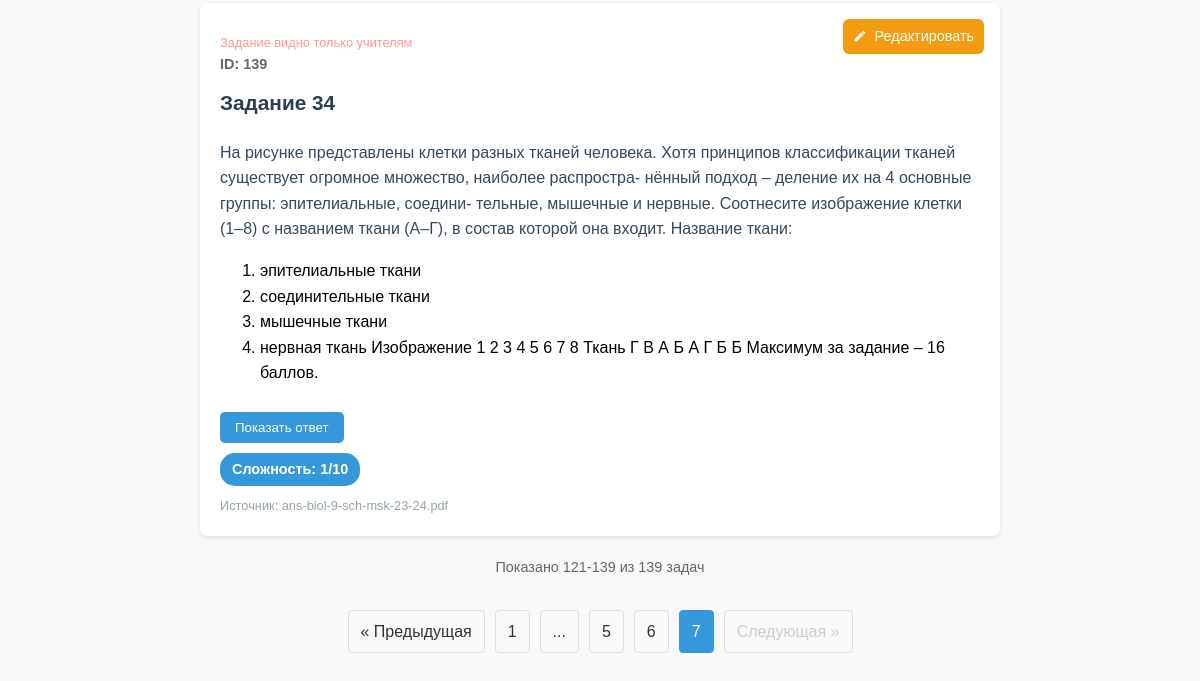
Before: /search?page=7&title=&description=&tag=&source=&min_difficulty=&max_difficulty=&task_id=&min_task_id=&max_task_id= (signed in, lower part) with the older database file.
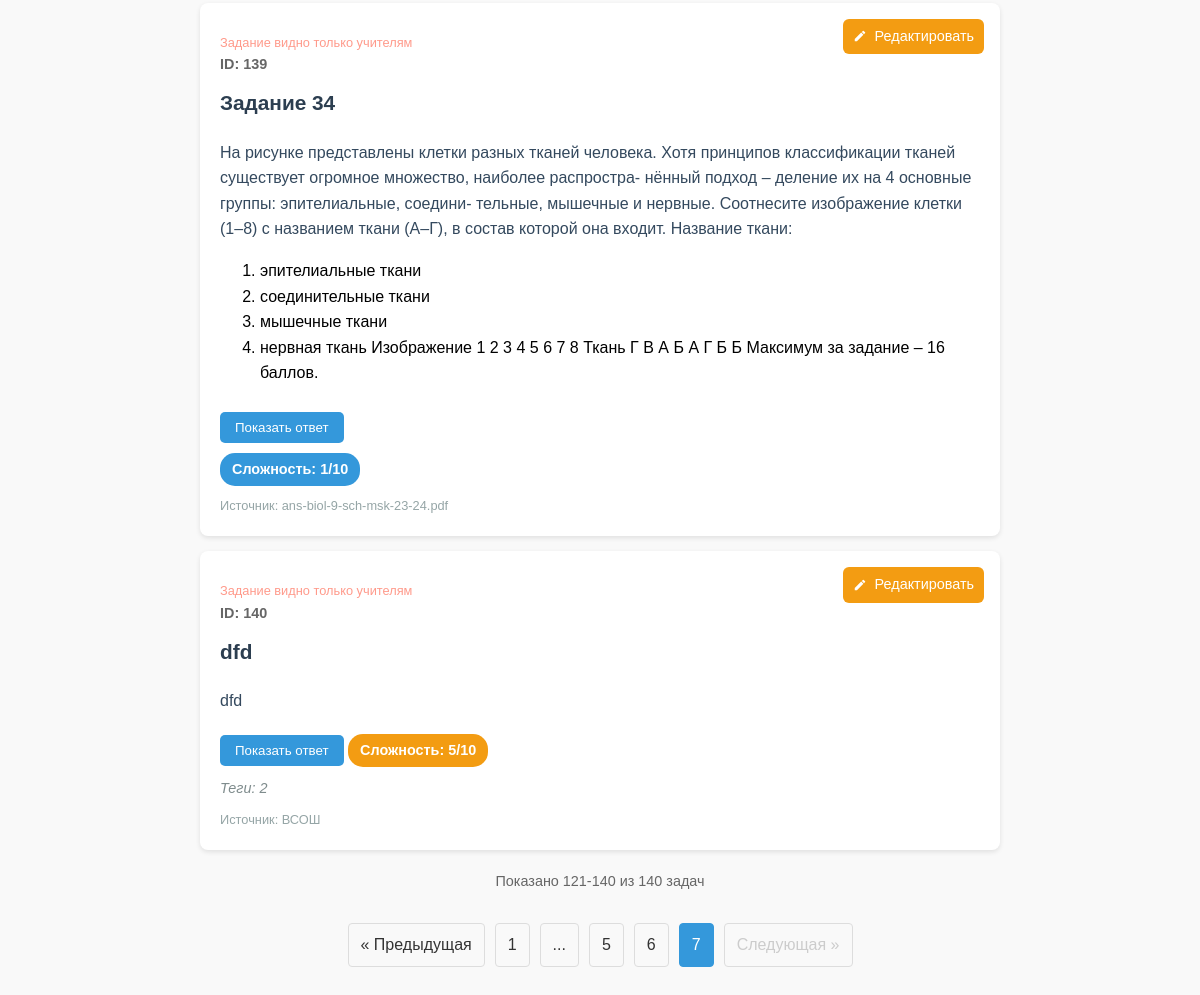
After: the same page with the newer database file.
### tables this page shows
CREATE TABLE tasks6 (id INTEGER PRIMARY KEY, title TEXT NOT NULL, description TEXT NOT NULL, anwser TEXT, difficulty INTEGER, tags TEXT, source TEXT, task_type TEXT DEFAULT 'text_answer', is_visible_to_students BIT DEFAULT 1);

CREATE TABLE task_options (id INTEGER PRIMARY KEY AUTOINCREMENT, task_id INTEGER NOT NULL, option_text TEXT NOT NULL, is_correct INTEGER DEFAULT 0, option_order INTEGER DEFAULT 0, FOREIGN KEY(task_id) REFERENCES tasks6(id) ON DELETE CASCADE);

### app.py (the view)
@app.route('/search', methods=['GET'])
def search():
    if 'user_id' not in session:
        return redirect(url_for('login'))
    search_params = {k: request.args.get(k, '').strip() for k in ['title', 'description', 'tag', 'source', 'min_difficulty', 'max_difficulty', 'task_id', 'min_task_id', 'max_task_id']}
    page = int(request.args.get('page', 1))
    if page < 1:
        page = 1
    search_result = search_tasks(search_params, page=page, per_page=20)
    raw_tasks = search_result['tasks']
    conn = sqlite3.connect(DB_PATH)
    cur = conn.cursor()
    cur.execute("SELECT 1 FROM teachers WHERE user_id = ?", (session['user_id'],))
    is_teacher = cur.fetchone() is not None
    conn.close()
    tasks = []
    for row in raw_tasks:
        print(row)
        try:
            task_id = row[0]
            title = row[1] if len(row) > 1 else ''
            description = row[2] if len(row) > 2 else ''
            answer = row[3] if len(row) > 3 else ''
            difficulty = row[4] if len(row) > 4 else 1
            tags = row[5] if len(row) > 5 else ''
            source = row[6] if len(row) > 6 else ''
            task_type = row[7] if len(row) > 7 else 'text_answer'
            is_visible_to_students = row[8] if len(row) > 8 else 1
        except Exception:
            continue
        try:
            image_filenames = get_task_images(task_id)
        except Exception:
            image_filenames = []
        images = [{'filename': fn} for fn in image_filenames]
        options = []
        correct_option = None  # 1-based index
        if task_type == 'multiple_choice':
            raw_opts = get_task_options(task_id)  # ожидается [(id, option_text, is_correct, option_order), ...]
            options = [
                {'id': o[0], 'text': o[1], 'is_correct': bool(o[2]), 'order': o[3] if len(o) > 3 else 0}
                for o in raw_opts
            ]
            options.sort(key=lambda x: x.get('order', 0))
            for idx, opt in enumerate(options, start=1):
                if opt.get('is_correct'):
                    correct_option = idx
                    break
        tasks.append({
            'id': task_id,
            'title': title,
            'description': description,
            'answer': answer,
            'difficulty': difficulty or 1,
            'tags': tags,
            'source': source,
            'images': images,
            'task_type': task_type,
            'options': options,
            'correct_option': correct_option,
            'is_visible_to_students': is_visible_to_students
        })
    return render_template(
        'tasks.html',
        tasks=tasks,
        get_difficulty_color=get_difficulty_color,
        search_params=search_params,
        user=session.get('user_info'),
        is_teacher=is_teacher,
        pagination=search_result
    )

### app.py (called while the page is built)
def parse_int_or_none(value):
    try:
        return int(value) if value and str(value).strip() else None
    except Exception:
        return None

def get_difficulty_color(difficulty):
    colors = ['#3498db', '#2ecc71', '#1abc9c', '#f1c40f', '#f39c12', '#e67e22', '#d35400', '#e74c3c', '#c0392b', '#2c3e50']
    return colors[max(0, min(int(difficulty) - 1, len(colors) - 1))]

def get_task_images(task_id):
    folder = app.config.get('UPLOAD_FOLDER', 'images')
    if not os.path.isdir(folder):
        return []
    patterns = [
        os.path.join(folder, f"{task_id}_*.*"),
        os.path.join(folder, f"{task_id}.*")
    ]
    found = []
    for pat in patterns:
        for p in glob.glob(pat):
            if os.path.isfile(p):
                found.append(os.path.basename(p))
    uniq = list(dict.fromkeys(found))
    def sort_key(fname):
        m = re.match(rf'^{re.escape(str(task_id))}_(\d+)\.(.+)$', fname)
        if m:
            return (1, int(m.group(1)), fname)
        m2 = re.match(rf'^{re.escape(str(task_id))}\.(.+)$', fname)
        if m2:
            return (0, 0, fname)
        return (2, 0, fname)
    uniq.sort(key=sort_key)
    return uniq

def get_task_options(task_id):
    conn = sqlite3.connect(DB_PATH)
    cursor = conn.cursor()
    cursor.execute("SELECT id, option_text, is_correct, option_order FROM task_options WHERE task_id = ? ORDER BY option_order", (task_id,))
    options = cursor.fetchall()
    conn.close()
    return options

### templates/tasks.html (shortened to what this page needs)
<!DOCTYPE html>
<html lang="ru">
<head>
</head>
<body>
    {% if tasks %}
        {% for task in tasks %}
            {% if task.is_visible_to_students == 1 or is_teacher %}
            <div class="task">
                <div class="task-controls">
                    {% if is_teacher %}
                    <a href="{{ url_for('edit_task', task_id=task.id) }}" class="edit-btn" title="Редактировать задание">
                        <span class="icon-pencil" aria-hidden="true"></span>
                        Редактировать
                    </a>
                    {% endif %}
                </div>
                {% if is_teacher%}
                    {% if task.is_visible_to_students == 0 %}
                    <div class="task-status">Задание видно только учителям</div>
                    {% endif %}
                {% endif %}
                <div class="task-id">ID: {{ task.id }}</div>
                <div class="task-title">{{ task.title }}</div>
                <div class="task-description">{{ task.description }}</div>
                {% if task.task_type == 'multiple_choice' %}
                    <div class="task-options">
                        <ol>
                            {% for opt in task.options %}
                                <li>{{ opt.text }}</li>
                            {% endfor %}
                        </ol>
                        <button class="show-answer-btn" onclick="toggleCorrect('correct-{{ task.id }}', this)">
                            Показать ответ
                        </button>
                    </div>
                {% elif task.answer %}
                    <button class="show-answer-btn" onclick="toggleAnswer('answer-{{ task.id }}', this)">
                        Показать ответ
                    </button>
                {% endif %}
                <div class="task-difficulty" style="background-color: {{ get_difficulty_color(task.difficulty) }}">
                    Сложность: {{ task.difficulty }}/10
                </div>
                {% if task.tags %}
                <div class="task-tags">Теги: {{ task.tags }}</div>
                {% endif %}
                {% if task.source %}
                <div class="task-source">Источник: {{ task.source }}</div>
                {% endif %}
            </div>
            {% endif %}
        {% endfor %}
    {% else %}
        <div class="no-tasks">
            По вашему запросу задач не найдено. Попробуйте изменить параметры поиска.
        </div>
    {% endif %}
    {% if pagination and pagination.total_pages > 1 %}
    <div class="pagination-info">
        Показано {{ (pagination.page - 1) * pagination.per_page + 1 }}-{{ pagination.page * pagination.per_page if pagination.page * pagination.per_page < pagination.total_count else pagination.total_count }} из {{ pagination.total_count }} задач
    </div>
    <div class="pagination">
        {% if pagination.page > 1 %}
            <a href="{{ url_for('search', page=pagination.page-1, **search_params) }}">&laquo; Предыдущая</a>
        {% else %}
            <span class="disabled">&laquo; Предыдущая</span>
        {% endif %}
        {% set start_page = [1, pagination.page - 2] | max %}
        {% set end_page = [pagination.total_pages, pagination.page + 2] | min %}
        {% if start_page > 1 %}
            <a href="{{ url_for('search', page=1, **search_params) }}">1</a>
            {% if start_page > 2 %}
                <span>...</span>
            {% endif %}
        {% endif %}
        {% for page_num in range(start_page, end_page + 1) %}
            {% if page_num == pagination.page %}
                <span class="current">{{ page_num }}</span>
            {% else %}
                <a href="{{ url_for('search', page=page_num, **search_params) }}">{{ page_num }}</a>
            {% endif %}
        {% endfor %}
        {% if pagination.page < pagination.total_pages %}
            <a href="{{ url_for('search', page=pagination.page+1, **search_params) }}">Следующая &raquo;</a>
        {% else %}
            <span class="disabled">Следующая &raquo;</span>
        {% endif %}
    </div>
    {% endif %}
</body>
</html>

### templates/tasks.html (style rules this page uses)
body { font-family: Arial, sans-serif; line-height: 1.6; margin: 0; padding: 20px; max-width: 800px; margin: 0 auto; background-color: #f9f9f9; }
.task { background: white; margin: 15px 0; padding: 20px; border-radius: 8px; box-shadow: 0 2px 5px rgba(0,0,0,0.1); position: relative; }
.task-id { font-weight: bold; color: #666; font-size: 0.9em; }
.task-title { font-size: 1.3em; color: #2c3e50; margin: 10px 0; font-weight: bold; display: inline-block; }
.task-controls { position: absolute; top: 16px; right: 16px; display:flex; gap:8px; align-items:center; }
.edit-btn { background: #f39c12; color: #fff; border: none; padding: 6px 10px; border-radius: 6px; font-size: 0.9em; text-decoration: none; display:inline-flex; gap:8px; align-items:center; }
.task-description { margin: 10px 0; color: #34495e; }
.show-answer-btn { background-color: #3498db; color: white; border: none; padding: 8px 15px; border-radius: 5px; cursor: pointer; margin-top: 10px; transition: background-color 0.3s; }
.task-difficulty { display: inline-block; padding: 5px 12px; color: white; border-radius: 15px; font-size: 0.9em; font-weight: bold; margin-top: 10px; }
.task-tags { margin-top: 10px; font-style: italic; color: #7f8c8d; font-size: 0.9em; }
.task-source { margin-top: 10px; font-size: 0.8em; color: #95a5a6; }
.task-status { margin-top: 10px; font-size: 0.8em; color: #ff9a8b; }
.pagination { display: flex; justify-content: center; align-items: center; margin: 30px 0; gap: 10px; }
.pagination a, .pagination span { padding: 8px 12px; border: 1px solid #ddd; text-decoration: none; color: #333; border-radius: 4px; transition: background-color 0.3s; }
.pagination .current { background-color: #3498db; color: white; border-color: #3498db; }
.pagination .disabled { color: #ccc; cursor: not-allowed; }
.pagination-info { text-align: center; margin: 20px 0; color: #666; font-size: 0.9em; }
.icon-pencil { width: 14px; height: 14px; display:inline-block; vertical-align:middle; background-repeat:no-repeat; background-size:contain; }

Changed rows visible on the page:
added tasks6: is_visible_to_students 0 (drawn), id "140", title "dfd", description "dfd", difficulty "5", tags "2", source "ВСОШ"
Other visible differences:
{{ pagination.total_count }}: "139" → "140"
text no longer shown: "139"
text now shown: "140"
